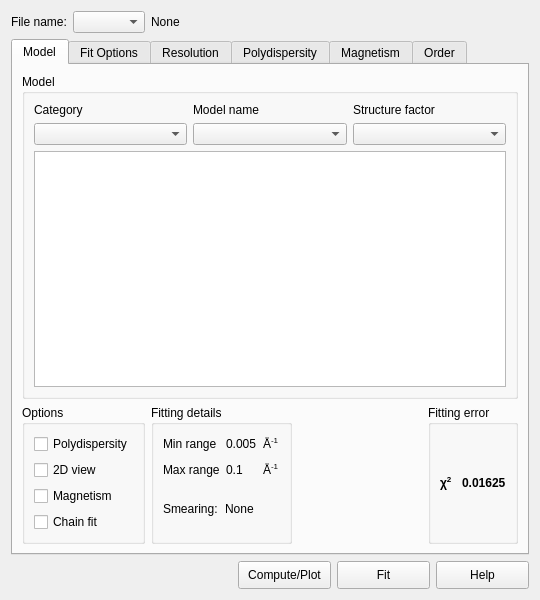
<?xml version="1.0" encoding="UTF-8"?>
<ui version="4.0">
 <class>FittingWidgetUI</class>
 <widget class="QWidget" name="FittingWidgetUI">
  <property name="geometry">
   <rect>
    <x>0</x>
    <y>0</y>
    <width>540</width>
    <height>600</height>
   </rect>
  </property>
  <property name="sizePolicy">
   <sizepolicy hsizetype="MinimumExpanding" vsizetype="Ignored">
    <horstretch>0</horstretch>
    <verstretch>0</verstretch>
   </sizepolicy>
  </property>
  <property name="minimumSize">
   <size>
    <width>445</width>
    <height>540</height>
   </size>
  </property>
  <property name="windowTitle">
   <string>FittingWidget</string>
  </property>
  <layout class="QGridLayout" name="gridLayout_5">
   <item row="0" column="0">
    <layout class="QHBoxLayout" name="horizontalLayout">
     <item>
      <widget class="QLabel" name="label">
       <property name="text">
        <string>File name:</string>
       </property>
      </widget>
     </item>
     <item>
      <layout class="QGridLayout" name="gridLayout_3">
       <item row="0" column="0">
        <widget class="QComboBox" name="cbFileNames">
         <property name="toolTip">
          <string>&lt;html&gt;&lt;head/&gt;&lt;body&gt;&lt;p&gt;Choose a file to set initial fit parameters.&lt;/p&gt;&lt;/body&gt;&lt;/html&gt;</string>
         </property>
         <property name="sizeAdjustPolicy">
          <enum>QComboBox::AdjustToContents</enum>
         </property>
        </widget>
       </item>
       <item row="0" column="1">
        <widget class="QLabel" name="lblFilename">
         <property name="text">
          <string>None</string>
         </property>
        </widget>
       </item>
      </layout>
     </item>
     <item>
      <spacer name="horizontalSpacer_4">
       <property name="orientation">
        <enum>Qt::Horizontal</enum>
       </property>
       <property name="sizeHint" stdset="0">
        <size>
         <width>459</width>
         <height>20</height>
        </size>
       </property>
      </spacer>
     </item>
    </layout>
   </item>
   <item row="1" column="0">
    <widget class="QTabWidget" name="tabFitting">
     <property name="currentIndex">
      <number>0</number>
     </property>
     <widget class="QWidget" name="tab_3">
      <attribute name="title">
       <string>Model</string>
      </attribute>
      <layout class="QGridLayout" name="gridLayout_4">
       <item row="0" column="0" colspan="4">
        <widget class="QGroupBox" name="groupBox_6">
         <property name="sizePolicy">
          <sizepolicy hsizetype="Expanding" vsizetype="Expanding">
           <horstretch>0</horstretch>
           <verstretch>0</verstretch>
          </sizepolicy>
         </property>
         <property name="title">
          <string>Model </string>
         </property>
         <layout class="QGridLayout" name="gridLayout_2">
          <item row="0" column="0">
           <layout class="QGridLayout" name="gridLayout">
            <item row="0" column="0">
             <widget class="QLabel" name="label_2">
              <property name="text">
               <string>Category</string>
              </property>
             </widget>
            </item>
            <item row="0" column="1">
             <widget class="QLabel" name="lblModel">
              <property name="text">
               <string>Model name</string>
              </property>
             </widget>
            </item>
            <item row="0" column="2">
             <widget class="QLabel" name="lblStructure">
              <property name="text">
               <string>Structure factor</string>
              </property>
             </widget>
            </item>
            <item row="1" column="0">
             <widget class="QComboBox" name="cbCategory">
              <property name="toolTip">
               <string>Select a category</string>
              </property>
             </widget>
            </item>
            <item row="1" column="1">
             <widget class="QComboBox" name="cbModel">
              <property name="toolTip">
               <string>Select a model</string>
              </property>
             </widget>
            </item>
            <item row="1" column="2">
             <widget class="QComboBox" name="cbStructureFactor">
              <property name="toolTip">
               <string>Select a structure factor</string>
              </property>
             </widget>
            </item>
           </layout>
          </item>
          <item row="1" column="0">
           <widget class="QTreeView" name="lstParams">
            <property name="styleSheet">
             <string notr="true"/>
            </property>
            <property name="editTriggers">
             <set>QAbstractItemView::CurrentChanged|QAbstractItemView::DoubleClicked|QAbstractItemView::EditKeyPressed|QAbstractItemView::SelectedClicked</set>
            </property>
            <property name="selectionMode">
             <enum>QAbstractItemView::ExtendedSelection</enum>
            </property>
           </widget>
          </item>
         </layout>
        </widget>
       </item>
       <item row="1" column="0">
        <widget class="QGroupBox" name="groupBox_7">
         <property name="title">
          <string>Options </string>
         </property>
         <layout class="QVBoxLayout" name="verticalLayout">
          <item>
           <widget class="QCheckBox" name="chkPolydispersity">
            <property name="enabled">
             <bool>true</bool>
            </property>
            <property name="toolTip">
             <string>&lt;html&gt;&lt;head/&gt;&lt;body&gt;&lt;p&gt;Switch on orientational polydispersity.&lt;/p&gt;&lt;/body&gt;&lt;/html&gt;</string>
            </property>
            <property name="text">
             <string>Polydispersity</string>
            </property>
            <property name="checkable">
             <bool>true</bool>
            </property>
           </widget>
          </item>
          <item>
           <widget class="QCheckBox" name="chk2DView">
            <property name="enabled">
             <bool>true</bool>
            </property>
            <property name="toolTip">
             <string>&lt;html&gt;&lt;head/&gt;&lt;body&gt;&lt;p&gt;Switch on 2D view of the model.&lt;/p&gt;&lt;/body&gt;&lt;/html&gt;</string>
            </property>
            <property name="text">
             <string>2D view</string>
            </property>
            <property name="checkable">
             <bool>true</bool>
            </property>
           </widget>
          </item>
          <item>
           <widget class="QCheckBox" name="chkMagnetism">
            <property name="enabled">
             <bool>true</bool>
            </property>
            <property name="toolTip">
             <string>&lt;html&gt;&lt;head/&gt;&lt;body&gt;&lt;p&gt;Switch on magnetic scattering parameters.&lt;/p&gt;&lt;p&gt;This option is available only for 2D models.&lt;/p&gt;&lt;/body&gt;&lt;/html&gt;</string>
            </property>
            <property name="text">
             <string>Magnetism</string>
            </property>
            <property name="checkable">
             <bool>true</bool>
            </property>
           </widget>
          </item>
          <item>
           <widget class="QCheckBox" name="chkChainFit">
            <property name="enabled">
             <bool>true</bool>
            </property>
            <property name="toolTip">
             <string>&lt;html&gt;&lt;head/&gt;&lt;body&gt;&lt;p&gt;Switch on Chain Fitting (parameter reuse) for batch datasets.&lt;/p&gt;&lt;/body&gt;&lt;/html&gt;</string>
            </property>
            <property name="text">
             <string>Chain fit</string>
            </property>
            <property name="checkable">
             <bool>true</bool>
            </property>
           </widget>
          </item>
         </layout>
        </widget>
       </item>
       <item row="1" column="1">
        <widget class="QGroupBox" name="groupBox_8">
         <property name="title">
          <string>Fitting details </string>
         </property>
         <layout class="QGridLayout" name="gridLayout_17">
          <item row="0" column="0" colspan="2">
           <layout class="QGridLayout" name="gridLayout_8">
            <item row="0" column="0">
             <widget class="QLabel" name="label_16">
              <property name="text">
               <string>Min range</string>
              </property>
             </widget>
            </item>
            <item row="0" column="1">
             <widget class="QLabel" name="lblMinRangeDef">
              <property name="text">
               <string>0.005</string>
              </property>
             </widget>
            </item>
            <item row="0" column="2">
             <widget class="QLabel" name="label_17">
              <property name="text">
               <string>&lt;html&gt;&lt;head/&gt;&lt;body&gt;&lt;p&gt;Å&lt;span style=&quot; vertical-align:super;&quot;&gt;-1&lt;/span&gt;&lt;/p&gt;&lt;/body&gt;&lt;/html&gt;</string>
              </property>
             </widget>
            </item>
            <item row="1" column="0">
             <widget class="QLabel" name="label_18">
              <property name="text">
               <string>Max range</string>
              </property>
             </widget>
            </item>
            <item row="1" column="1">
             <widget class="QLabel" name="lblMaxRangeDef">
              <property name="text">
               <string>0.1</string>
              </property>
             </widget>
            </item>
            <item row="1" column="2">
             <widget class="QLabel" name="label_19">
              <property name="text">
               <string>&lt;html&gt;&lt;head/&gt;&lt;body&gt;&lt;p&gt;Å&lt;span style=&quot; vertical-align:super;&quot;&gt;-1&lt;/span&gt;&lt;/p&gt;&lt;/body&gt;&lt;/html&gt;</string>
              </property>
             </widget>
            </item>
           </layout>
          </item>
          <item row="1" column="0">
           <widget class="QLabel" name="label_20">
            <property name="text">
             <string>Smearing:</string>
            </property>
           </widget>
          </item>
          <item row="1" column="1">
           <widget class="QLabel" name="lblCurrentSmearing">
            <property name="text">
             <string>None</string>
            </property>
           </widget>
          </item>
         </layout>
        </widget>
       </item>
       <item row="1" column="2">
        <spacer name="horizontalSpacer_3">
         <property name="orientation">
          <enum>Qt::Horizontal</enum>
         </property>
         <property name="sizeHint" stdset="0">
          <size>
           <width>207</width>
           <height>20</height>
          </size>
         </property>
        </spacer>
       </item>
       <item row="1" column="3">
        <widget class="QGroupBox" name="groupBox_9">
         <property name="toolTip">
          <string>&lt;html&gt;&lt;head/&gt;&lt;body&gt;&lt;p&gt;χ&lt;span style=&quot; vertical-align:super;&quot;&gt;2&lt;/span&gt;/DOF (DOF=N&lt;span style=&quot; vertical-align:sub;&quot;&gt;pts&lt;/span&gt;-N&lt;span style=&quot; vertical-align:sub;&quot;&gt;par&lt;/span&gt; fitted)&lt;/p&gt;&lt;/body&gt;&lt;/html&gt;</string>
         </property>
         <property name="title">
          <string>Fitting error</string>
         </property>
         <layout class="QGridLayout" name="gridLayout_18">
          <item row="0" column="0">
           <layout class="QHBoxLayout" name="horizontalLayout_2">
            <item>
             <widget class="QLabel" name="label_23">
              <property name="text">
               <string>&lt;html&gt;&lt;head/&gt;&lt;body&gt;&lt;p&gt;&lt;span style=&quot; font-weight:600;&quot;&gt;χ&lt;/span&gt;&lt;span style=&quot; font-weight:600; vertical-align:super;&quot;&gt;2&lt;/span&gt;&lt;/p&gt;&lt;/body&gt;&lt;/html&gt;</string>
              </property>
             </widget>
            </item>
            <item>
             <widget class="QLabel" name="lblChi2Value">
              <property name="text">
               <string>&lt;html&gt;&lt;head/&gt;&lt;body&gt;&lt;p&gt;&lt;span style=&quot; font-weight:600;&quot;&gt;0.01625&lt;/span&gt;&lt;/p&gt;&lt;/body&gt;&lt;/html&gt;</string>
              </property>
             </widget>
            </item>
           </layout>
          </item>
         </layout>
        </widget>
       </item>
      </layout>
     </widget>
     <widget class="QWidget" name="tabOptions">
      <attribute name="title">
       <string>Fit Options</string>
      </attribute>
     </widget>
     <widget class="QWidget" name="tabResolution">
      <attribute name="title">
       <string>Resolution</string>
      </attribute>
     </widget>
     <widget class="QWidget" name="tab_4">
      <attribute name="title">
       <string>Polydispersity</string>
      </attribute>
      <layout class="QGridLayout" name="gridLayout_10">
       <item row="0" column="0">
        <widget class="QGroupBox" name="groupBox_3">
         <property name="title">
          <string>Polydispersity and Orientational Distribution</string>
         </property>
         <layout class="QGridLayout" name="gridLayout_9">
          <item row="0" column="0">
           <widget class="QTableView" name="lstPoly">
            <property name="editTriggers">
             <set>QAbstractItemView::AllEditTriggers</set>
            </property>
            <property name="alternatingRowColors">
             <bool>true</bool>
            </property>
            <property name="selectionMode">
             <enum>QAbstractItemView::ExtendedSelection</enum>
            </property>
            <property name="selectionBehavior">
             <enum>QAbstractItemView::SelectRows</enum>
            </property>
           </widget>
          </item>
         </layout>
        </widget>
       </item>
      </layout>
     </widget>
     <widget class="QWidget" name="tab_6">
      <attribute name="title">
       <string>Magnetism</string>
      </attribute>
      <layout class="QGridLayout" name="gridLayout_22">
       <item row="0" column="0">
        <widget class="QGroupBox" name="groupBox_10">
         <property name="title">
          <string>Polarisation/Magnetic Scattering </string>
         </property>
         <layout class="QGridLayout" name="gridLayout_21">
          <item row="1" column="1">
           <spacer name="horizontalSpacer_6">
            <property name="orientation">
             <enum>Qt::Horizontal</enum>
            </property>
            <property name="sizeHint" stdset="0">
             <size>
              <width>498</width>
              <height>20</height>
             </size>
            </property>
           </spacer>
          </item>
          <item row="0" column="0" colspan="3">
           <widget class="QTableView" name="lstMagnetic"/>
          </item>
          <item row="1" column="2">
           <widget class="QPushButton" name="cmdMagneticDisplay">
            <property name="text">
             <string>Display
magnetic
angles</string>
            </property>
           </widget>
          </item>
         </layout>
        </widget>
       </item>
      </layout>
     </widget>
     <widget class="QWidget" name="tabOrder">
      <attribute name="title">
       <string>Order</string>
      </attribute>
     </widget>
    </widget>
   </item>
   <item row="2" column="0">
    <layout class="QHBoxLayout" name="horizontalLayout_3">
     <item>
      <spacer name="horizontalSpacer">
       <property name="orientation">
        <enum>Qt::Horizontal</enum>
       </property>
       <property name="sizeHint" stdset="0">
        <size>
         <width>273</width>
         <height>20</height>
        </size>
       </property>
      </spacer>
     </item>
     <item>
      <widget class="QPushButton" name="cmdPlot">
       <property name="sizePolicy">
        <sizepolicy hsizetype="Fixed" vsizetype="Fixed">
         <horstretch>0</horstretch>
         <verstretch>0</verstretch>
        </sizepolicy>
       </property>
       <property name="minimumSize">
        <size>
         <width>93</width>
         <height>28</height>
        </size>
       </property>
       <property name="toolTip">
        <string>&lt;html&gt;&lt;head/&gt;&lt;body&gt;&lt;p&gt;Perform a single computation of the model using the parameters as-entered and subsequently plot the result.&lt;/p&gt;&lt;/body&gt;&lt;/html&gt;</string>
       </property>
       <property name="text">
        <string>Compute/Plot</string>
       </property>
      </widget>
     </item>
     <item>
      <widget class="QPushButton" name="cmdFit">
       <property name="sizePolicy">
        <sizepolicy hsizetype="Fixed" vsizetype="Fixed">
         <horstretch>0</horstretch>
         <verstretch>0</verstretch>
        </sizepolicy>
       </property>
       <property name="minimumSize">
        <size>
         <width>93</width>
         <height>28</height>
        </size>
       </property>
       <property name="text">
        <string>Fit</string>
       </property>
      </widget>
     </item>
     <item>
      <widget class="QPushButton" name="cmdHelp">
       <property name="sizePolicy">
        <sizepolicy hsizetype="Fixed" vsizetype="Fixed">
         <horstretch>0</horstretch>
         <verstretch>0</verstretch>
        </sizepolicy>
       </property>
       <property name="minimumSize">
        <size>
         <width>93</width>
         <height>28</height>
        </size>
       </property>
       <property name="text">
        <string>Help</string>
       </property>
      </widget>
     </item>
    </layout>
   </item>
  </layout>
 </widget>
 <tabstops>
  <tabstop>cbFileNames</tabstop>
  <tabstop>tabFitting</tabstop>
  <tabstop>cbCategory</tabstop>
  <tabstop>cbModel</tabstop>
  <tabstop>cbStructureFactor</tabstop>
  <tabstop>lstParams</tabstop>
  <tabstop>chkPolydispersity</tabstop>
  <tabstop>chk2DView</tabstop>
  <tabstop>chkMagnetism</tabstop>
  <tabstop>chkChainFit</tabstop>
  <tabstop>lstPoly</tabstop>
  <tabstop>lstMagnetic</tabstop>
  <tabstop>cmdMagneticDisplay</tabstop>
  <tabstop>cmdPlot</tabstop>
  <tabstop>cmdFit</tabstop>
  <tabstop>cmdHelp</tabstop>
 </tabstops>
 <resources/>
 <connections/>
</ui>
